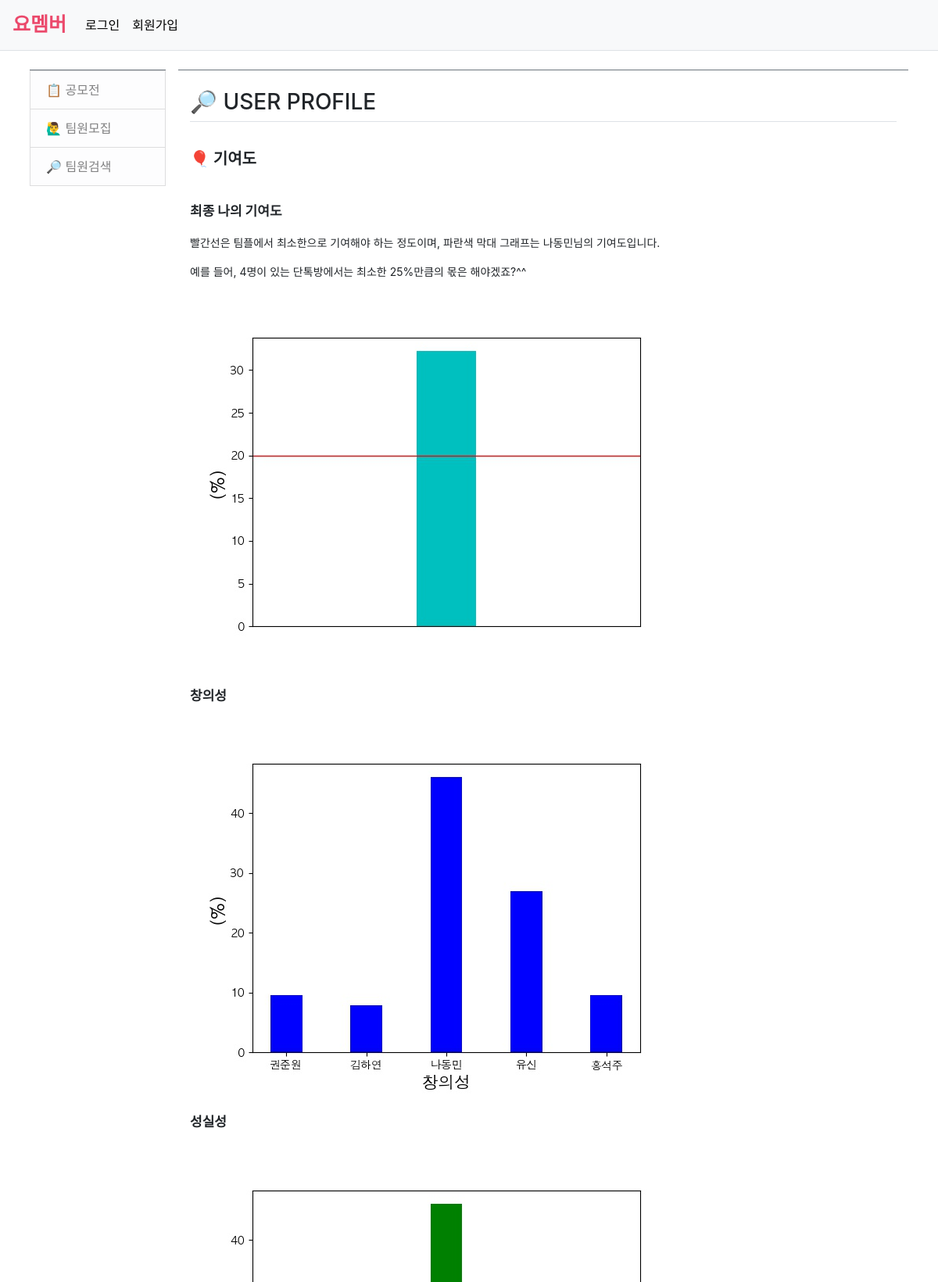
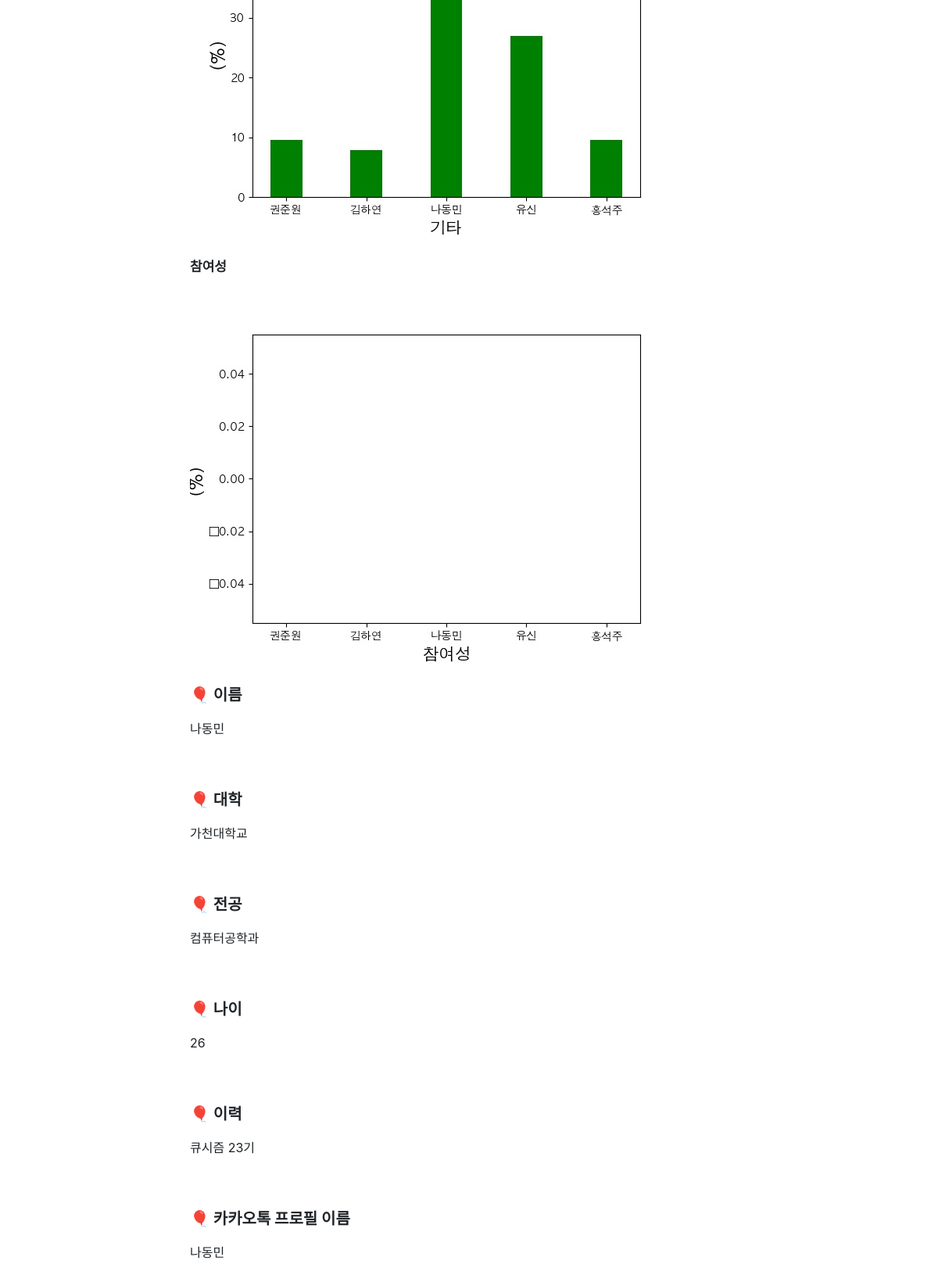
The app's page /yomember/searchMember/나동민/ with its own data (2 pictures, top to bottom).
### common/models.py (models this page shows)
class Profile(models.Model):
    name = models.CharField(max_length=50) # 사용자 이름
    college = models.CharField(max_length=100) # 대학
    major = models.CharField(max_length=100) # 전공
    age = models.IntegerField() # 나이
    workHistory = models.TextField() # 이력
    blog = models.URLField(blank=True) # 개인 블로그(선택 사항)
    kakaoName = models.CharField(max_length=50) # 카카오톡 프로필 이름
    kakaoTalk = models.FileField() # 카카오톡 대화 파일
    value0 = models.TextField(null=True, blank=True) # 참여성 비율
    value1 = models.TextField(null=True, blank=True) # 참여성 비율
    valueName = models.TextField(null=True, blank=True) # 성실성 비율
    contribution = models.FloatField(null=True, blank=True) # 최종 기여도
    standard = models.FloatField(null=True, blank=True) # 기준 점수
    cdate = models.DateTimeField(auto_now_add=True) # 게시물 생성 날짜

### yomember/views.py (the view)
# urls.py: path('searchMember/<str:user_username>/', views.userInfo, name='userInfo'),
def userInfo(request, user_username):
    profile = Profile.objects.filter(name = user_username)
    context = {'profile': profile}
    return render(request, 'yomember/userProfile.html', context)

### templates/yomember/userProfile.html (shortened to what this page needs)
{% extends 'base.html' %}
{% block content %}
{% load static %}
<link rel="stylesheet" type="text/css" href="{% static 'bootstrap.min.css' %}">
    {% for profile_detail in profile %}
    <div class="container my-3">
        <h3 class="border-bottom py-2">🔎 USER PROFILE</h3>
        <br><p style="font-size: 20px; font-weight: bold;">🎈 기여도</p><br>
        <p style="font-size: 17px; font-weight: bold;">최종 나의 기여도</p>
        <p style="font-size: 14px;">빨간선은 팀플에서 최소한으로 기여해야 하는 정도이며, 파란색 막대 그래프는 {{ profile_detail.name }}님의 기여도입니다.</p>
        <p style="font-size: 14px;">예를 들어, 4명이 있는 단톡방에서는 최소한 25%만큼의 몫은 해야겠죠?^^</p>
        <img src="/static/{{ profile_detail.name }}_contribution.jpg"><br><br>
        <p style="font-size: 17px; font-weight: bold;">창의성</p>
        <img src="/static/{{ profile_detail.name }}_value1.jpg"><br><br>
        <p style="font-size: 17px; font-weight: bold;">성실성</p>
        <img src="/static/{{ profile_detail.name }}_value2.jpg"><br><br>
        <p style="font-size: 17px; font-weight: bold;">참여성</p>
        <img src="/static/{{ profile_detail.name }}_value0.jpg"><br><br>
        <p style="font-size: 20px; font-weight: bold;">🎈 이름</p>
        <p>{{ profile_detail.name }}</p><br><br>
        <p style="font-size: 20px; font-weight: bold;">🎈 대학</p>
        <p>{{ profile_detail.college }}</p><br><br>
        <p style="font-size: 20px; font-weight: bold;">🎈 전공</p>
        <p>{{ profile_detail.major }}</p><br><br>
        <p style="font-size: 20px; font-weight: bold;">🎈 나이</p>
        <p>{{ profile_detail.age }}</p><br><br>
        <p style="font-size: 20px; font-weight: bold;">🎈 이력</p>
        <p>{{ profile_detail.workHistory }}</p><br><br>
        <p style="font-size: 20px; font-weight: bold;">🎈 카카오톡 프로필 이름</p>
        <p>{{ profile_detail.kakaoName }}</p><br><br>
    </div>
    {% endfor %}
{% endblock %}

### records on screen
Profile: name "나동민", college "가천대학교", major "컴퓨터공학과", age "26", workHistory "큐시즘 23기", kakaoName "나동민"
